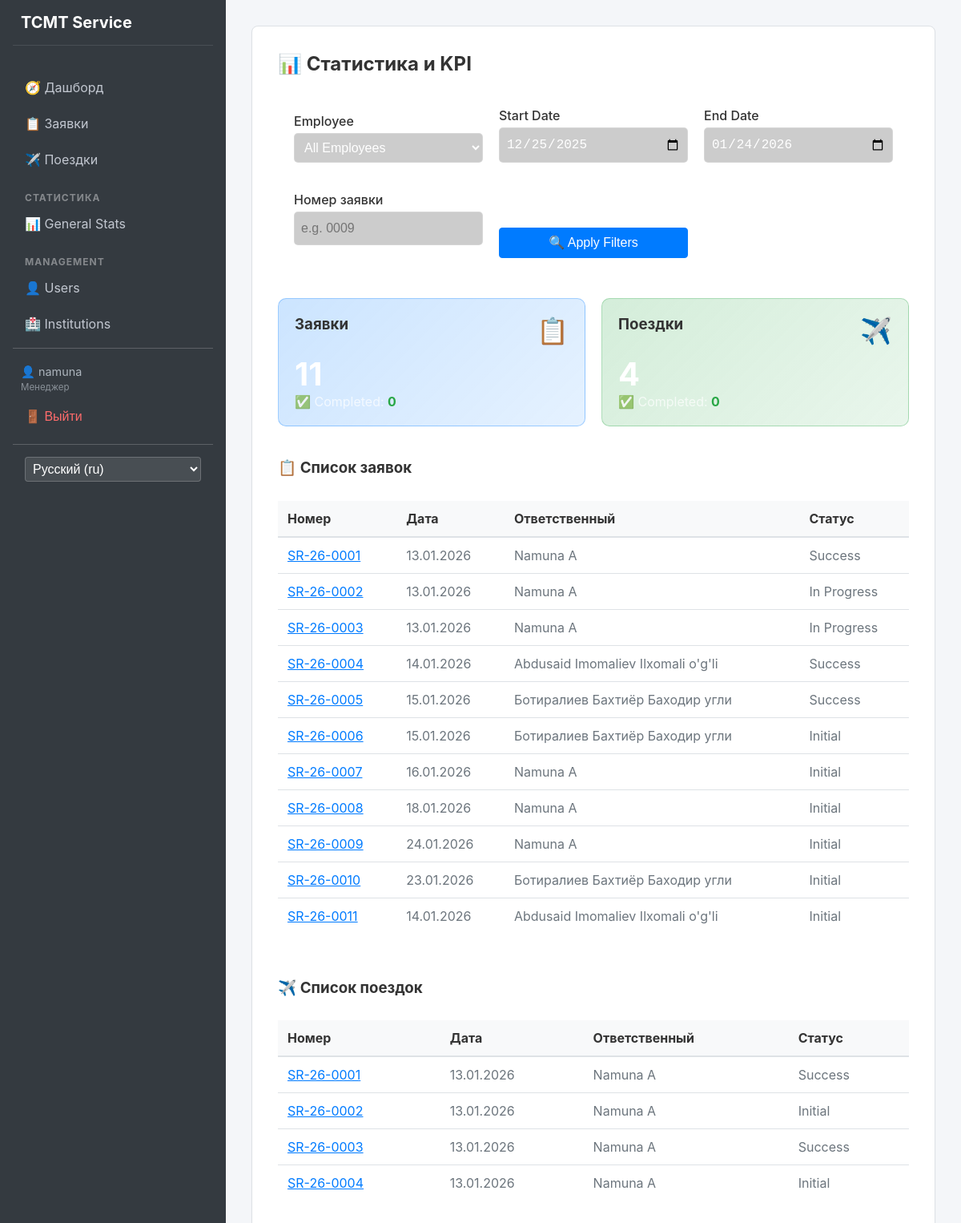
Before: /stats/ (signed in) with the older database file.
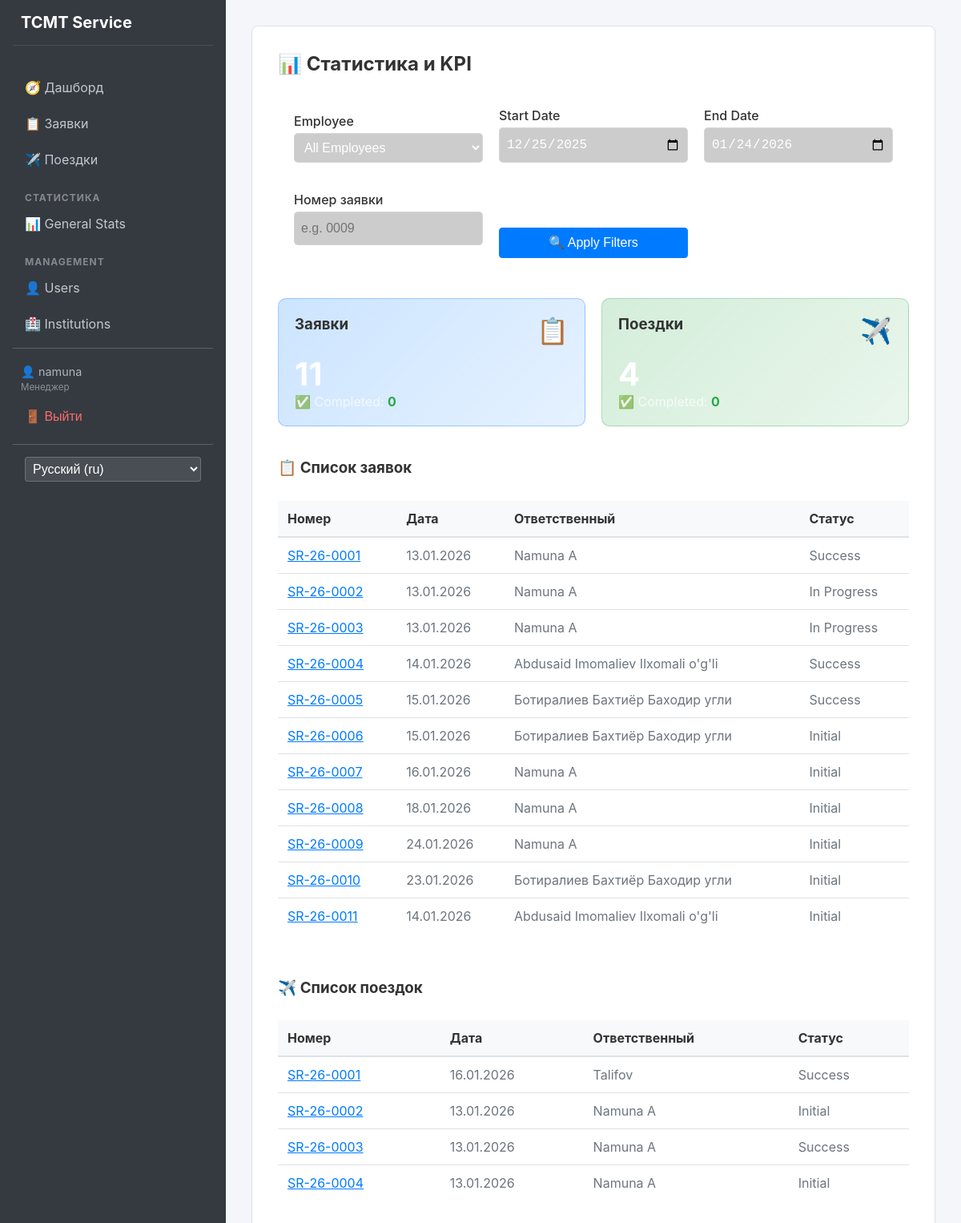
After: the same page with the newer database file.
### apps/trips/models.py (models this page shows, shortened)
class Trip(models.Model):
    created_at = models.DateField(default=datetime.date.today)
    responsible = models.ForeignKey(
        settings.AUTH_USER_MODEL,
        on_delete=models.SET_NULL,
        null=True,
        related_name='trips'
    )
    region = models.ForeignKey(Region, on_delete=models.PROTECT)
    institution = models.ForeignKey(Institution, on_delete=models.PROTECT)
    description = models.TextField()
    contact_phone = models.CharField(max_length=20)
    request_number = models.CharField(max_length=20)
    equipment_type = models.ForeignKey(EquipmentType, on_delete=models.PROTECT)
    status = models.ForeignKey(Status, on_delete=models.PROTECT)
    escort_name = models.CharField(max_length=255)
    escort_phone = models.CharField(max_length=20)
    order_number = models.CharField(
        max_length=50,
        blank=True,
        null=True
    )
    result_info = models.TextField(blank=True, null=True)

### apps/users/models.py (models this page shows, shortened)
class User(AbstractUser):
    class Role(models.TextChoices):
        ADMIN = 'admin', 'Администратор'
        MANAGER = 'manager', 'Менеджер'
        USER = 'user', 'Пользователь'
    full_name = models.CharField(max_length=255)
    passport = models.CharField(max_length=20)
    role = models.CharField(
        max_length=20,
        choices=Role.choices,
        default=Role.USER
    )

### apps/core/models.py (models this page shows, shortened)
class Status(models.Model):
    name = models.CharField(max_length=100)

### apps/dashboard/views.py (the view, shortened to what this page needs)
# urls.py: path('stats/', views.statistics, name='stats'),
@login_required
def statistics(request):
    start_date = request.GET.get('start_date')
    end_date = request.GET.get('end_date')
    user_id = request.GET.get('user_id')
    req_num = request.GET.get('req_num')
    if not start_date:
        start_date = (datetime.now() - timedelta(days=30)).strftime('%Y-%m-%d')
    if not end_date:
        end_date = datetime.now().strftime('%Y-%m-%d')
    users = User.objects.all()
    req_qs = Request.objects.filter(created_at__range=[start_date, end_date])
    trip_qs = Trip.objects.filter(created_at__range=[start_date, end_date])
    if user_id:
        req_qs = req_qs.filter(responsible_id=user_id)
        trip_qs = trip_qs.filter(responsible_id=user_id)
    done_statuses = ['Выполнено', 'Закрыто', 'Completed', 'Closed']
    req_total = req_qs.count()
    req_done = req_qs.filter(status__name__in=done_statuses).count()
    trip_total = trip_qs.count()
    trip_done = trip_qs.filter(status__name__in=done_statuses).count()
    context = {
        'users': users,
        'start_date': start_date,
        'end_date': end_date,
        'selected_user': int(user_id) if user_id else None,
        'req_total': req_total,
        'req_done': req_done,
        'trip_total': trip_total,
        'trip_done': trip_done,
        'requests': req_qs,
        'trips': trip_qs,
        'req_num': req_num,
    }
    return render(request, 'dashboard/statistics.html', context)

### templates/dashboard/statistics.html (shortened to what the changed rows need)
{% extends 'base.html' %}
{% load i18n %}
{% block content %}
<div class="glass-container">
    <h2 style="color: white; margin-bottom: 20px;">📊 {% trans "Statistics & KPI" %}</h2>
    <div style="margin-top: 40px; display: grid; grid-template-columns: 1fr; gap: 40px;">
        <div>
            <table>
                <thead>
                    <tr>
                        <th>{% trans "Number" %}</th>
                        <th>{% trans "Date" %}</th>
                        <th>{% trans "Responsible" %}</th>
                        <th>{% trans "Status" %}</th>
                    </tr>
                </thead>
            </table>
        </div>
        <div>
            <table>
                <thead>
                    <tr>
                        <th>{% trans "Number" %}</th>
                        <th>{% trans "Date" %}</th>
                        <th>{% trans "Responsible" %}</th>
                        <th>{% trans "Status" %}</th>
                    </tr>
                </thead>
                <tbody>
                    {% for trip in trips %}
                    <tr>
                        <td>
                            <a href="{% url 'trips:detail' trip.pk %}" style="color: white;">
                                {{ trip.request_number }}
                            </a>
                        </td>
                        <td>{{ trip.created_at|date:"d.m.Y" }}</td>
                        <td>{{ trip.responsible.full_name }}</td>
                        <td>{{ trip.status.name }}</td>
                    </tr>
                    {% empty %}
                    <tr>
                        <td colspan="4" style="text-align: center; color: rgba(255,255,255,0.5);">
                            {% trans "No trips found" %}
                        </td>
                    </tr>
                    {% endfor %}
                </tbody>
            </table>
        </div>
    </div>
</div>
{% endblock %}

Changed rows visible on the page:
changed Trip "SR-26-0001": created_at "13.01.2026" → "16.01.2026"; responsible.full_name "Namuna A" → "Talifov"
